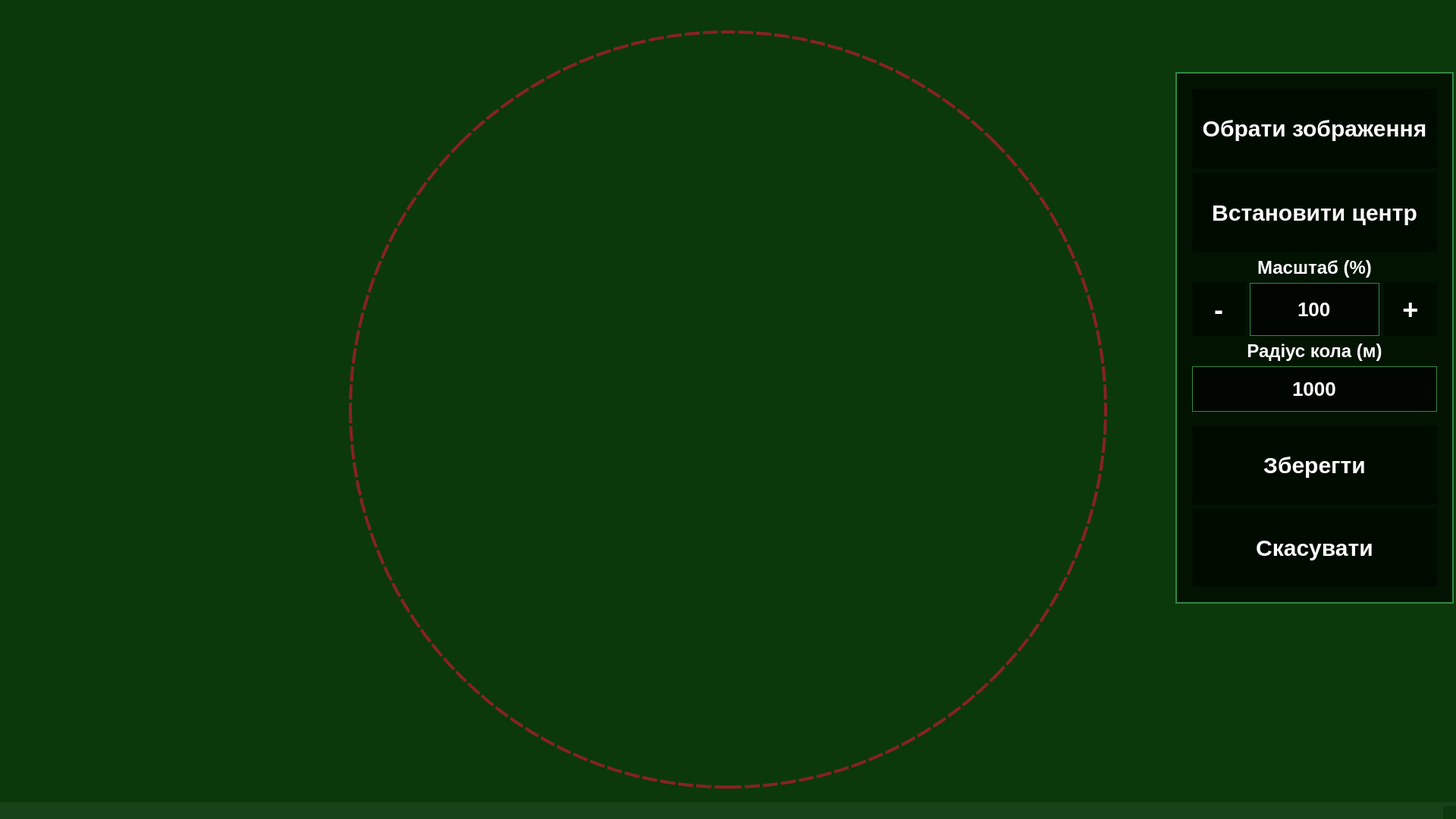
<?xml version="1.0" encoding="UTF-8"?>
<ui version="4.0">
 <class>MapSettingsWindow</class>
 <widget class="QMainWindow" name="MapSettingsWindow">
  <property name="geometry">
   <rect>
    <x>0</x>
    <y>0</y>
    <width>1920</width>
    <height>1080</height>
   </rect>
  </property>
  <property name="minimumSize">
   <size>
    <width>1920</width>
    <height>1080</height>
   </size>
  </property>
  <property name="maximumSize">
   <size>
    <width>1920</width>
    <height>1080</height>
   </size>
  </property>
  <property name="windowTitle">
   <string>Налаштування власної карти</string>
  </property>
  <property name="styleSheet">
   <string notr="true">background-color:rgba(0, 47, 0, 139);</string>
  </property>
  <widget class="QWidget" name="centralwidget">
   <widget class="QLabel" name="mapDisplayLabel">
    <property name="geometry">
     <rect>
      <x>0</x>
      <y>0</y>
      <width>1920</width>
      <height>1080</height>
     </rect>
    </property>
    <property name="styleSheet">
     <string notr="true">background-color:rgba(0, 47, 0, 139);</string>
    </property>
    <property name="text">
     <string/>
    </property>
    <property name="alignment">
     <set>Qt::AlignmentFlag::AlignCenter</set>
    </property>
   </widget>
   <widget class="QLabel" name="centerCircleLabel">
    <property name="geometry">
     <rect>
      <x>460</x>
      <y>40</y>
      <width>1000</width>
      <height>1000</height>
     </rect>
    </property>
    <property name="styleSheet">
     <string notr="true">background-color: transparent;
border: 4px dashed #882222; 
border-radius: 500px; 
font-size:48px;</string>
    </property>
    <property name="text">
     <string/>
    </property>
   </widget>
   <widget class="QFrame" name="controlPanelFrame">
    <property name="geometry">
     <rect>
      <x>1550</x>
      <y>95</y>
      <width>367</width>
      <height>701</height>
     </rect>
    </property>
    <property name="styleSheet">
     <string notr="true">background: rgba(0, 10, 0, 0.8);
border: 2px solid #328844;</string>
    </property>
    <property name="frameShape">
     <enum>QFrame::Shape::StyledPanel</enum>
    </property>
    <property name="frameShadow">
     <enum>QFrame::Shadow::Raised</enum>
    </property>
    <layout class="QVBoxLayout" name="verticalLayout">
     <property name="leftMargin">
      <number>20</number>
     </property>
     <property name="topMargin">
      <number>20</number>
     </property>
     <property name="rightMargin">
      <number>20</number>
     </property>
     <property name="bottomMargin">
      <number>20</number>
     </property>
     <item>
      <widget class="QPushButton" name="selectImageButton">
       <property name="minimumSize">
        <size>
         <width>0</width>
         <height>105</height>
        </size>
       </property>
       <property name="styleSheet">
        <string notr="true">QPushButton{
	border: none;
	background-image: url(:/images/Btn_MainMenu_off.png);
	font-family: 'Roboto';
	font-weight: 500;
	font-size: 30px;
	color: #FFFFFF;
}

QPushButton:pressed{
	border: none;
	background-image: url(:/images/Btn_MainMenu_on.png);
	color: #002509;
}</string>
       </property>
       <property name="text">
        <string>Обрати зображення</string>
       </property>
      </widget>
     </item>
     <item>
      <widget class="QPushButton" name="setCenterButton">
       <property name="minimumSize">
        <size>
         <width>0</width>
         <height>105</height>
        </size>
       </property>
       <property name="styleSheet">
        <string notr="true">QPushButton{
	border: none;
	background-image: url(:/images/Btn_MainMenu_off.png);
	font-family: 'Roboto';
	font-weight: 500;
	font-size: 30px;
	color: #FFFFFF;
}

QPushButton:pressed{
	border: none;
	background-image: url(:/images/Btn_MainMenu_on.png);
	color: #002509;
}</string>
       </property>
       <property name="text">
        <string>Встановити центр</string>
       </property>
      </widget>
     </item>
     <item>
      <widget class="QLabel" name="scaleLabel">
       <property name="maximumSize">
        <size>
         <width>16777215</width>
         <height>30</height>
        </size>
       </property>
       <property name="styleSheet">
        <string notr="true">font-family: 'Roboto';
font-weight: 500;
font-size: 24px;
color: #FFFFFF;
border:none;
background-color:transparent;</string>
       </property>
       <property name="text">
        <string>Масштаб (%)</string>
       </property>
       <property name="alignment">
        <set>Qt::AlignmentFlag::AlignCenter</set>
       </property>
      </widget>
     </item>
     <item>
      <layout class="QHBoxLayout" name="scaleLayout">
       <item>
        <widget class="QPushButton" name="zoomOutButton">
         <property name="minimumSize">
          <size>
           <width>70</width>
           <height>70</height>
          </size>
         </property>
         <property name="maximumSize">
          <size>
           <width>70</width>
           <height>70</height>
          </size>
         </property>
         <property name="styleSheet">
          <string notr="true">QPushButton{
	font-family: 'Roboto';
	font-weight: 500;
	font-size: 36px;
	color: #FFFFFF;
	border: none;
	border-image: url(:/images/Btn_Square_off.png) 0 0 0 0 stretch stretch;
}
QPushButton:pressed{
	border: none;
	border-image: url(:/images/Btn_Square_on.png) 0 0 0 0 stretch stretch;
	color: #002509;
}</string>
         </property>
         <property name="text">
          <string>-</string>
         </property>
        </widget>
       </item>
       <item>
        <widget class="QSpinBox" name="scaleSpinBox">
         <property name="minimumSize">
          <size>
           <width>0</width>
           <height>70</height>
          </size>
         </property>
         <property name="styleSheet">
          <string notr="true">QSpinBox {
	font-family: 'Roboto';
	font-weight: 500;
	font-size: 26px;
	color: #FFFFFF;
	background-color: rgba(0, 0, 0, 0.7);
	border: 1px solid #328844;
	padding: 5px;
	text-align: center;
}
</string>
         </property>
         <property name="alignment">
          <set>Qt::AlignmentFlag::AlignCenter</set>
         </property>
         <property name="buttonSymbols">
          <enum>QAbstractSpinBox::ButtonSymbols::NoButtons</enum>
         </property>
         <property name="minimum">
          <number>1</number>
         </property>
         <property name="maximum">
          <number>500</number>
         </property>
         <property name="value">
          <number>100</number>
         </property>
        </widget>
       </item>
       <item>
        <widget class="QPushButton" name="zoomInButton">
         <property name="minimumSize">
          <size>
           <width>70</width>
           <height>70</height>
          </size>
         </property>
         <property name="maximumSize">
          <size>
           <width>70</width>
           <height>70</height>
          </size>
         </property>
         <property name="styleSheet">
          <string notr="true">QPushButton{
	font-family: 'Roboto';
	font-weight: 500;
	font-size: 36px;
	color: #FFFFFF;
	border: none;
	border-image: url(:/images/Btn_Square_off.png) 0 0 0 0 stretch stretch;
}
QPushButton:pressed{
	border: none;
	border-image: url(:/images/Btn_Square_on.png) 0 0 0 0 stretch stretch;
	color: #002509;
}</string>
         </property>
         <property name="text">
          <string>+</string>
         </property>
        </widget>
       </item>
      </layout>
     </item>
     <item>
      <widget class="QLabel" name="radiusLabel">
       <property name="maximumSize">
        <size>
         <width>16777215</width>
         <height>30</height>
        </size>
       </property>
       <property name="styleSheet">
        <string notr="true">font-family: 'Roboto';
font-weight: 500;
font-size: 24px;
color: #FFFFFF;
border:none;
background-color:transparent;</string>
       </property>
       <property name="text">
        <string>Радіус кола (м)</string>
       </property>
       <property name="alignment">
        <set>Qt::AlignmentFlag::AlignCenter</set>
       </property>
      </widget>
     </item>
     <item>
      <widget class="QSpinBox" name="radiusMetersSpinBox">
       <property name="minimumSize">
        <size>
         <width>0</width>
         <height>60</height>
        </size>
       </property>
       <property name="styleSheet">
        <string notr="true">QSpinBox {
	font-family: 'Roboto';
	font-weight: 500;
	font-size: 26px;
	color: #FFFFFF;
	background-color: rgba(0, 0, 0, 0.7);
	border: 1px solid #328844;
	padding: 5px;
	text-align: center;
}
</string>
       </property>
       <property name="alignment">
        <set>Qt::AlignmentFlag::AlignCenter</set>
       </property>
       <property name="buttonSymbols">
        <enum>QAbstractSpinBox::ButtonSymbols::NoButtons</enum>
       </property>
       <property name="minimum">
        <number>1</number>
       </property>
       <property name="maximum">
        <number>100000</number>
       </property>
       <property name="value">
        <number>1000</number>
       </property>
      </widget>
     </item>
     <item>
      <spacer name="verticalSpacer">
       <property name="orientation">
        <enum>Qt::Orientation::Vertical</enum>
       </property>
       <property name="sizeHint" stdset="0">
        <size>
         <width>20</width>
         <height>40</height>
        </size>
       </property>
      </spacer>
     </item>
     <item>
      <widget class="QPushButton" name="saveButton">
       <property name="minimumSize">
        <size>
         <width>0</width>
         <height>103</height>
        </size>
       </property>
       <property name="styleSheet">
        <string notr="true">QPushButton{
	border: none;
	background-image: url(:/images/Btn_MainMenu_off.png);
	font-family: 'Roboto';
	font-weight: 500;
	font-size: 30px;
	color: #FFFFFF;
}

QPushButton:pressed{
	border: none;
	background-image: url(:/images/Btn_MainMenu_on.png);
	color: #002509;
}</string>
       </property>
       <property name="text">
        <string>Зберегти</string>
       </property>
      </widget>
     </item>
     <item>
      <widget class="QPushButton" name="cancelButton">
       <property name="minimumSize">
        <size>
         <width>0</width>
         <height>103</height>
        </size>
       </property>
       <property name="styleSheet">
        <string notr="true">QPushButton{
	border: none;
	background-image: url(:/images/Btn_MainMenu_red.png); /* Червоний стиль для скасування */
	font-family: 'Roboto';
	font-weight: 500;
	font-size: 30px;
	color: #FFFFFF;
}

QPushButton:pressed{
	border: none;
	background-image: url(:/images/Btn_MainMenu_on.png);
	color: #002509;
}</string>
       </property>
       <property name="text">
        <string>Скасувати</string>
       </property>
      </widget>
     </item>
    </layout>
   </widget>
   <widget class="QLabel" name="centerPointIconLabel">
    <property name="geometry">
     <rect>
      <x>932</x>
      <y>490</y>
      <width>56</width>
      <height>56</height>
     </rect>
    </property>
    <property name="visible">
     <bool>false</bool>
    </property>
    <property name="styleSheet">
     <string notr="true">background-color: transparent;
background-image: url(:/icons/point_location.svg);
background-position:center;
background-repeat:no-repeat;
</string>
    </property>
    <property name="text">
     <string/>
    </property>
   </widget>
  </widget>
  <widget class="QMenuBar" name="menubar">
   <property name="geometry">
    <rect>
     <x>0</x>
     <y>0</y>
     <width>1920</width>
     <height>33</height>
    </rect>
   </property>
  </widget>
  <widget class="QStatusBar" name="statusbar"/>
 </widget>
 <resources>
  <include location="../resources.qrc"/>
 </resources>
 <connections/>
</ui>
